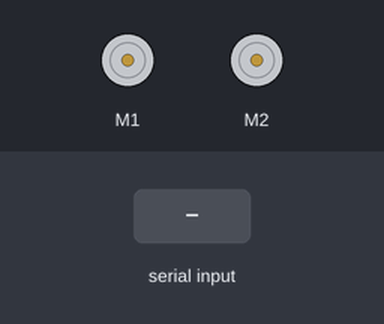
Recording of a sketch running on a simulated Arduino Uno, built with avr-gcc and run on an emulated ATmega328P. Shown: 2 × DC motor (green arrow = forward, orange = backward, longer = faster). Inputs (shaded band) come from the test bench.

Above: at 1.2 s.
1.3 s: "F" received over Serial
At 2.5 s:
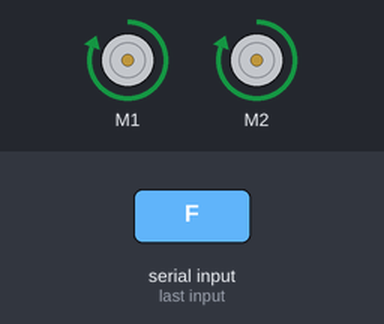
2.8 s: "B" received over Serial
At 3.9 s:
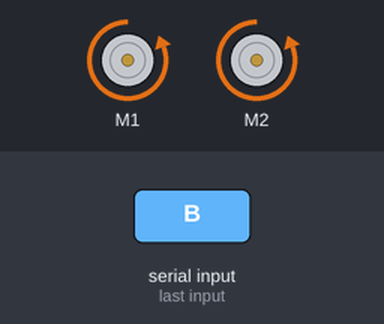
4.3 s: "L" received over Serial
At 5.0 s:
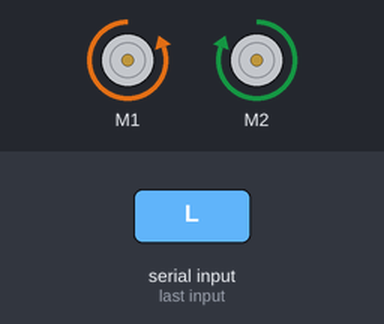
5.8 s: "R" received over Serial
At 6.2 s:
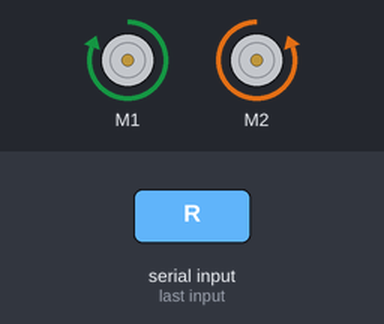
7.3 s: "1" received over Serial
At 8.5 s:
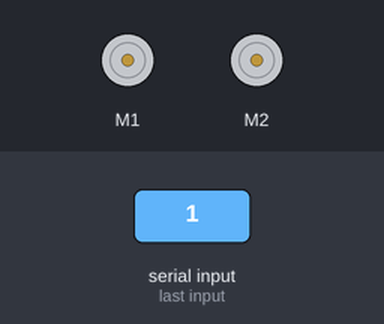
Timing chart, 0 to 9.8 s (numbered marks = the images above; inputs shaded):
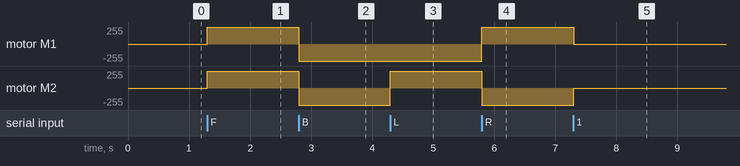

The sketch:

Bluetooth_tank.ino
```cpp
#include <AFMotor.h>
AF_DCMotor M1 (1);
AF_DCMotor M2 (2);
char command;

void setup() {
  Serial.begin(9600);

 }

void loop() {
  if (Serial.available() > 0)
  {
    command = Serial.read();
    stop();
    switch(command)
    {
      case 'F':
      forward();
      break;
      case 'B':
      back();
      break;
      case 'L':
      left();
      break;
      case 'R':
      right();
      break;
    }
  }
}

void forward()
{
  M1.setSpeed(255);
  M1.run(FORWARD);
  M2.setSpeed(255);
  M2.run(FORWARD);
}

void back()
{
  M1.setSpeed(255);
  M1.run(BACKWARD);
  M2.setSpeed(255);
  M2.run(BACKWARD);
}

void left()
{
  M1.setSpeed(255);
  M1.run(BACKWARD);
  M2.setSpeed(255);
  M2.run(FORWARD);
}

void right()
{
  M1.setSpeed(255);
  M1.run(FORWARD);
  M2.setSpeed(255);
  M2.run(BACKWARD);
}

void stop()
{
  M1.setSpeed(0);
  M1.run(RELEASE);
  M2.setSpeed(0);
  M2.run(RELEASE);
}
```

Measured:
- after the input at 1.3 s, motor M1, motor M2: stopped → forward 255/255 at once
- after the input at 2.8 s, motor M1, motor M2: forward 255/255 → backward 255/255 at once
- after the input at 4.3 s, motor M2: backward 255/255 → forward 255/255 at once
- after the input at 5.8 s, motor M1: backward 255/255 → forward 255/255 at once; motor M2: forward 255/255 → backward 255/255 at once
- after the input at 7.3 s, motor M1: forward 255/255 → stopped at once; motor M2: backward 255/255 → stopped at once
